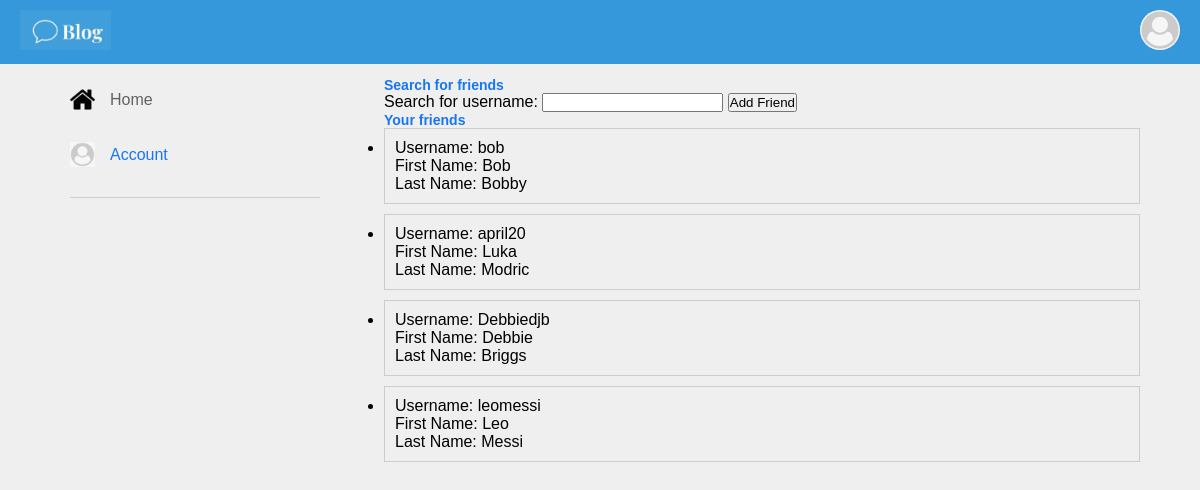
Before: /friends.php (signed in) with the older database file.
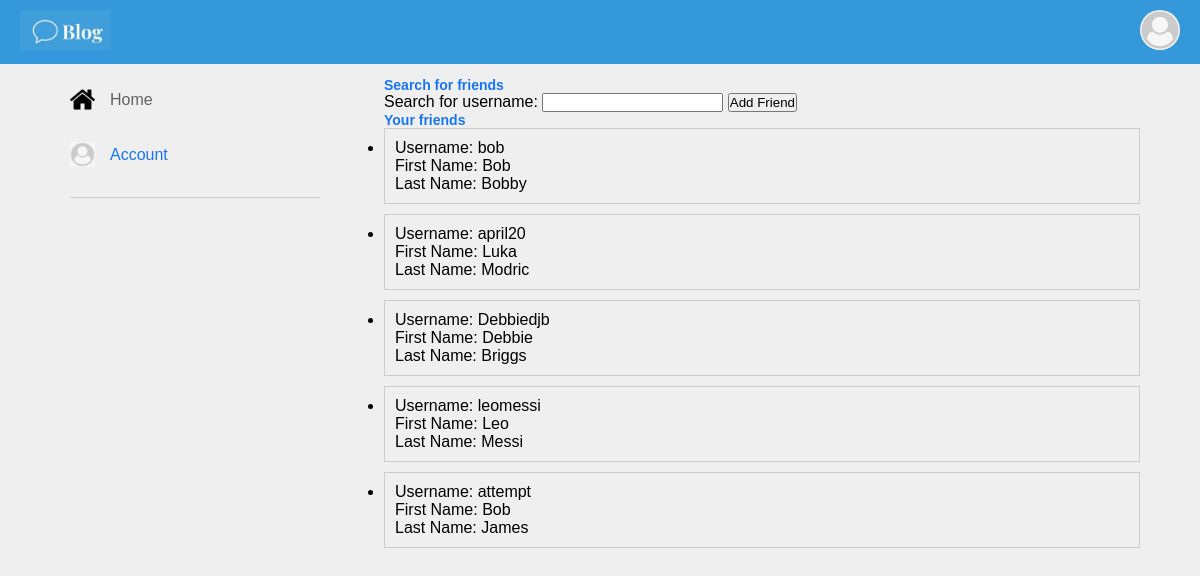
After: the same page with the newer database file.
### tables this page shows
CREATE TABLE "User" (
	"ID"	INTEGER NOT NULL,
	"member_username"	TEXT NOT NULL,
	"member_firstname"	TEXT NOT NULL,
	"member_lastname"	TEXT NOT NULL,
	"member_password"	TEXT NOT NULL,
	"member_email"	TEXT,
	"member_phone"	TEXT,
	PRIMARY KEY("ID" AUTOINCREMENT)
);

### phpfunctions/getfriends.php (called while the page is built, shortened)
<?php
include "db_connect.php";
$userID = $_SESSION['user_id'];
$query = "SELECT U.member_username, U.member_firstname, U.member_lastname
          FROM Friend F
          JOIN User U ON F.user2_id = U.ID
          WHERE F.user1_id = :userID";
$stmt = $db->prepare($query);
$stmt->bindValue(':userID', $userID, SQLITE3_INTEGER);
$result = $stmt->execute();
$friends = [];
while ($row = $result->fetchArray(SQLITE3_ASSOC)) {
    $friends[] = $row;
}
?>

### friends.php (the view, shortened to what this page needs)
<?php
require_once "phpfunctions/getfriends.php";
?>
<!DOCTYPE html>
<html>
<head>
    <link rel="stylesheet" href="css/style.css">
</head>
<body>
   <?php include 'navbar.php'; ?>
<div class="container">
        <div class="left-sidebar">
            <div class="imp-links">
                 <a href="try2.php"><img src="images/home.png"> Home</a>
                 <a href="account.php"><img src="images/User-image.png"> Account</a>
            </div>
        </div>
        <div class="main-content">
            <h2>Search for friends</h2>
            <form action="phpfunctions/searchresults.php" method="GET" id="searchform">
    <label for="search_username">Search for username:</label>
    <input type="text" id="search_username" name="search_username" required>
    <button type="submit">Add Friend</button>
</form>
  <h2>Your friends</h2>
<div id="friends.list">
<?php
if (!empty($friends)) {
    echo '<ul>';
    foreach ($friends as $friend) {
        echo '<li>';
        echo 'Username: ' . htmlspecialchars($friend['member_username']) . '<br>';
        echo 'First Name: ' . htmlspecialchars($friend['member_firstname']) . '<br>';
        echo 'Last Name: ' . htmlspecialchars($friend['member_lastname']);
        echo '</li>';
    }
    echo '</ul>';
} else {
    echo 'You have no friends.';
}
?>
</div>
</div>
</body>
</html>

Changed rows visible on the page:
added user: member_username "attempt", member_firstname "Bob", member_lastname "James"
